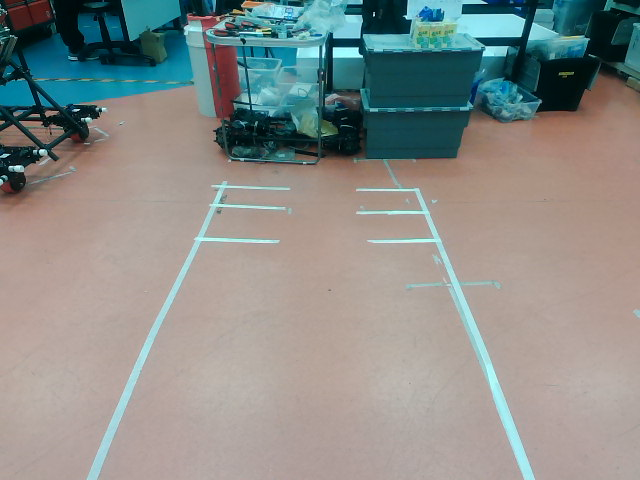
#> input picture opencv_frame_0.png, 640 x 480 px, given in place of the camera
$ python alanlam.py
#> lines starting #> are read from the running program, lines starting #| are printed output that depends on the picture; after the words box and inside, x2 and y2 are one past the last pixel; in counts of white or black regions, pixels touching at a corner belong together
import os
import cv2
from matplotlib import pyplot as plt
import numpy as np
import math

cap = cv2.VideoCapture(1)
currentWB = cap.get(cv2.CAP_PROP_WHITE_BALANCE_BLUE_U)
cap.set(cv2.CAP_PROP_WHITE_BALANCE_BLUE_U, currentWB)

def qiege(gray):
	gn=gray.ravel()
	gh=np.zeros(256,dtype =int)

	for i in range (len(gn)):
		gh[gn[i]]+=1
	img= np.zeros((512,512,3),np.uint8)

	for i in range(256):
		cv2.line(img,(i*2,2000),(i*2,2000-gh[i]),(255,0,0),2)

	qu = np.zeros(9)
	qc = math.ceil(256/30)

	for i in range(qc):
		qu[i-1] = gh[(i-1)*30:((i-1)*30+30)].sum()
	max_2=int(0)
	wei=int(0)
	for i in range (qc):
		if qu[i] >max_2:
			max_2=qu[i]
			wei=i

	max_1=int(0)
	wei_1=int(0)
	for i in range(qc):
		if(qu[i] > max_1)and(i != wei):
			max_1=qu[i]
			wei_1=i
	if abs(wei_1-wei)>2:
		print("stranger,none")

#break (realtime)

	elif len(qu) > int(wei + 2):

		ret,thresh1 = cv2.threshold(gray,(wei + 2)*30,255,4)
		cv2.imshow('thresh1-f',thresh1)
		cv2.imshow('img',img)
		return thresh1

def houghl(lines):

	lines_data =np.empty([0,8])
	for line in lines:
		for rho,theta in line:
			a=  np.cos(theta)
			b= np.sin(theta)
			x0 = a*rho
			y0 = b*rho
			x1 = int(x0 + 1000*(-b))
			y1 = int(y0 + 1000*(a))
			x2 = int(x0 - 1000*(-b))
			y2 = int(y0 - 1000*(a))
			cv2.line(tempIamge,(x1,y1),(x2,y2),(0,255,0),5)
			if(x2-x1 != 0):
				slope = abs((y2-y1)/(x2-x1))
				a = np.array([(x1,x2,y1,y2,slope,0,rho,theta)])
				lines_data = np.append(lines_data,a, axis=0)
				#print(slop)
			else:
				slop = 0
				a= np.array([(x1,x2,y1,y2,slope,1,rho,theta)])
				lines_data = np.append(lines_data,a, axis=0)
			for i in range(len(lines_data)):
				if lines_data[i][5] != 1 :
					return lines_data


#print("start capture")

while(True):
	try :
		ret,frame = cap.read()
#> frame is the input picture: shape (480, 640, 3); mean B, G, R 137.8, 141.2, 137.3
		scr = frame.copy()
		brightLAB = cv2.cvtColor(scr, cv2.COLOR_BGR2LAB)
#> brightLAB: shape (480, 640, 3); mean of channels 0, 1, 2 148.4, 127.5, 129.9
		red = brightLAB[..., 1]
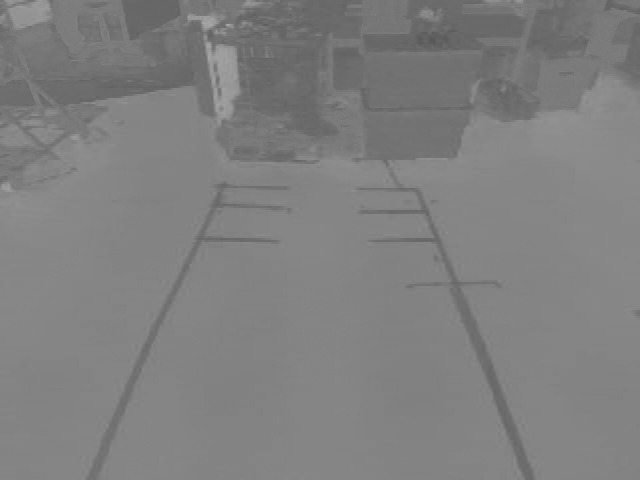
#> red: shape (480, 640); min 87, max 168, mean 127.5
		ret,red_1 = cv2.threshold (red, 130, 255, 0)
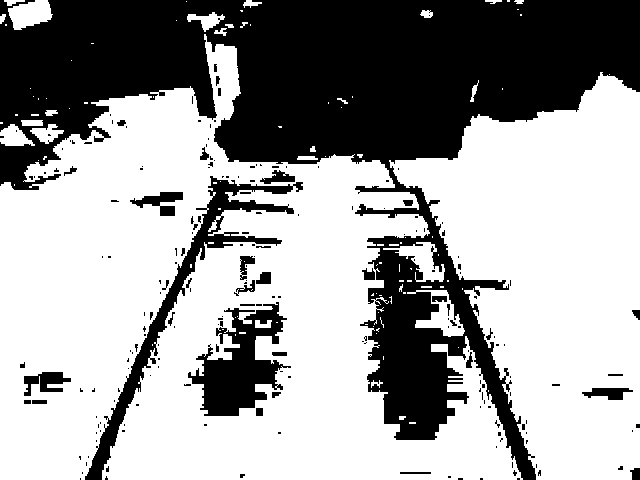
#> red_1: shape (480, 640); 62.7% white; 202 black regions (161 under 20 px), largest, box (x1, y1, x2, y2) and area: (0, 0, 640, 480) 98723, (85, 176, 303, 480) 5949, (188, 302, 291, 416) 5478
		white_mask = cv2.bitwise_and(scr,scr, mask=red)
		gray = cv2.cvtColor(white_mask,cv2.COLOR_BGR2GRAY)
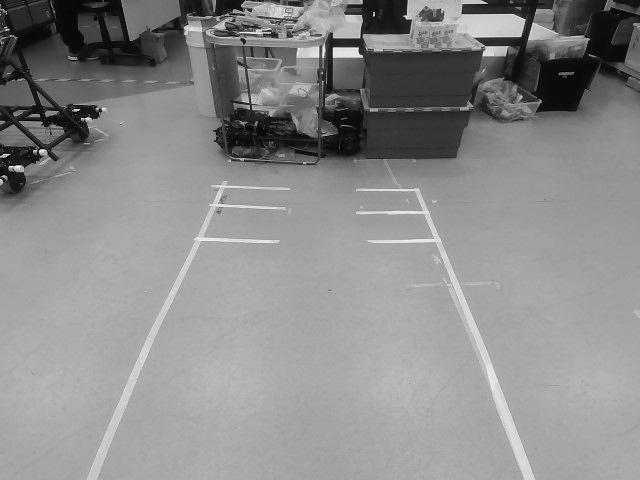
#> gray: shape (480, 640); min 0, max 246, mean 139.6

		thresh1 = qiege(gray)
#> after the loop in qiege, `for i in range (len(gn)):`: gh = 256 values, max 14765 at index 168, min 0 at index 247, mean 1200
#> after the loop in qiege, `for i in range(256):`:
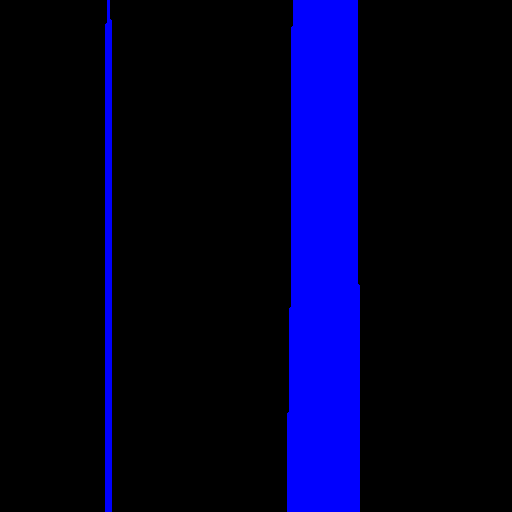
#> img: shape (512, 512, 3); mean of channels 0, 1, 2 37.8, 0, 0; drawn as B, G, R
#> after the loop in qiege, `for i in range(qc):`: qu = [17154, 24741, 12316, 17713, 32164, 188974, 10490, 3631, 0]
#> the loop in qiege, `for i in range (qc):` made 9 passes
#> max_2 on passes 1, 2, 5, 6: 17154, 24741, 32164, 188974
#> after the loop in qiege, `for i in range (qc):`: max_2 = 188974; wei = 5
#> the loop in qiege, `for i in range(qc):` made 9 passes
#> after the loop in qiege, `for i in range(qc):`: max_1 = 32164; wei_1 = 4
#> in qiege, `ret,thresh1 = cv2.threshold(gray,(wei + 2)*30,255,4)`: ret = 210

		tempIamge = scr.copy()
		edges = cv2.Canny(gray,150,200,apertureSize = 3)
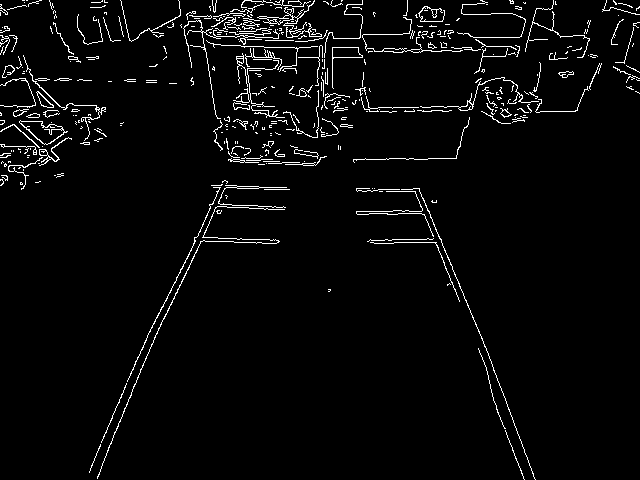
#> edges: shape (480, 640); 3.5% white in thin lines or dots
		lines = cv2.HoughLines(edges,1,np.pi/180,150)
#> lines = [[274, 0.401], [283, 0.436], [280, 0.454], [278, 0.436]]
#> the loop in houghl, `for line in lines:` made 1 pass
#> after the loop in houghl, `for line in lines:`:
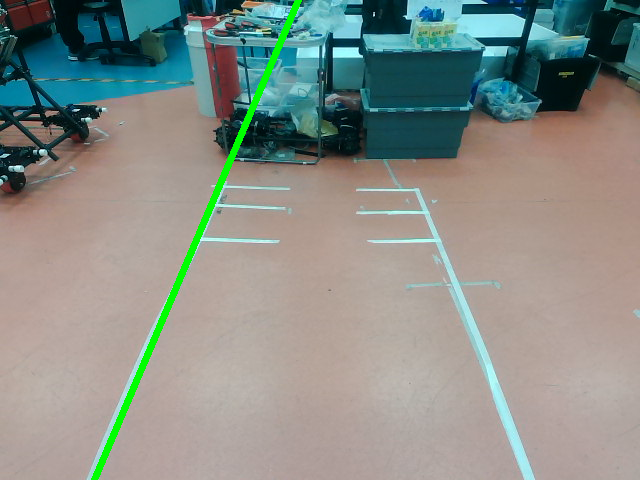
#> tempIamge: shape (480, 640, 3); 1.17% of pixels changed, all inside (x1, y1, x2, y2) = (91, 0, 302, 480)
		lines_data=houghl(lines)

#         print("....")

		if cv2.waitKey(1) & 0xFF == ord('q'):
#> (key q is pressed here)
			cap.release()
			cv2.destroyAllWindows()
			break


	except ValueError:
		print(error)

#print("DONE.")
